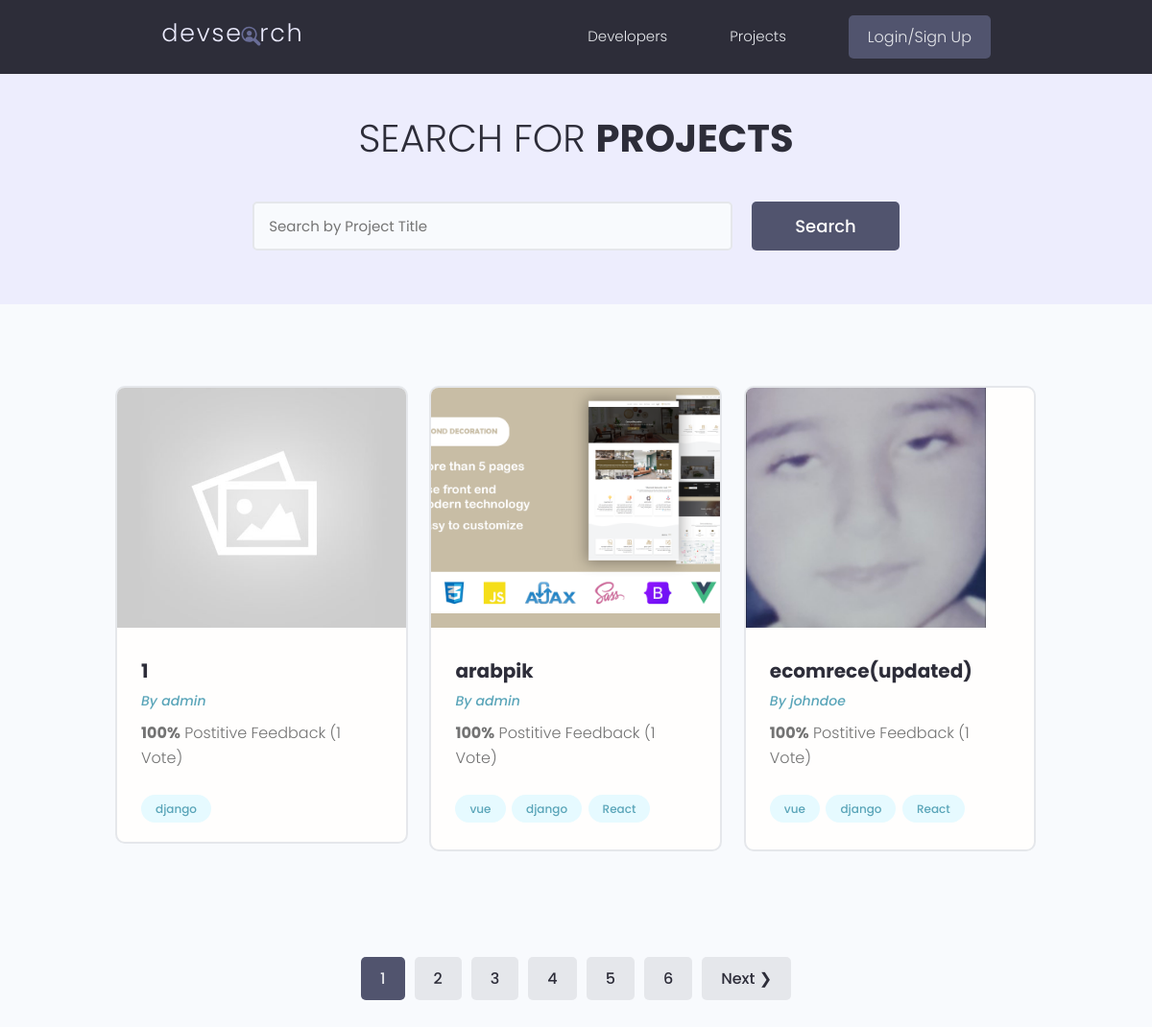
The page /projects/ on the database as committed earlier.
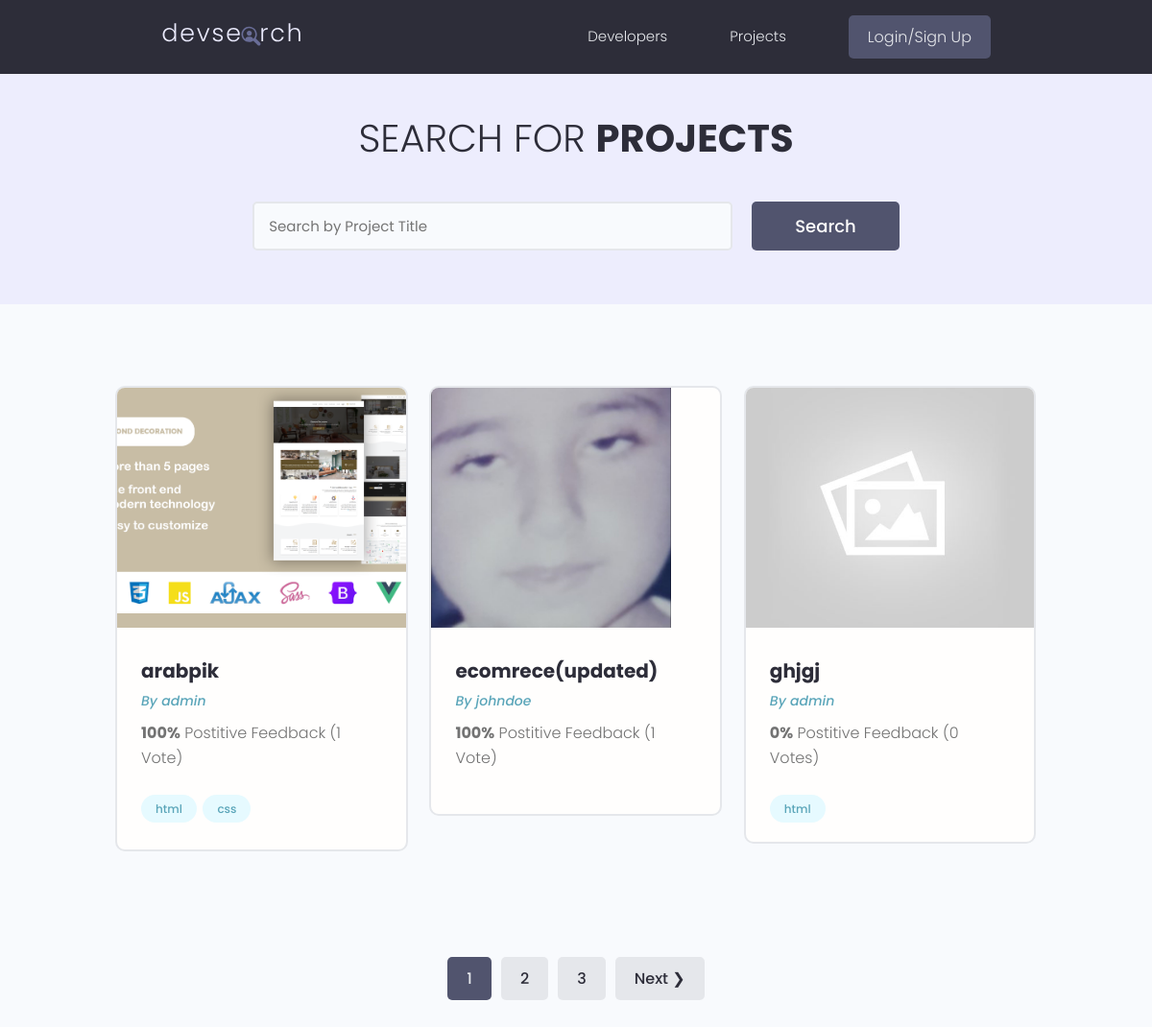
The same page on the database as committed later.
### projects/models.py (models this page shows, shortened)
class Project(models.Model):
    id = models.UUIDField(default=uuid.uuid4, unique=True, primary_key=True, editable=False)
    owner = models.ForeignKey(Profile, null=True, blank=True, on_delete=models.SET_NULL)
    title = models.CharField(max_length=2000)
    description = models.TextField(null=True, blank=True)
    image = models.ImageField(default="default.jpg")
    tags = models.ManyToManyField('Tag', blank=True)
    demo_link = models.URLField(max_length=2000, null=True, blank=True)
    source_link = models.URLField(max_length=2000, null=True, blank=True)
    vote_total = models.IntegerField(default=0, null=True, blank=True)
    vote_ratio = models.IntegerField(default=0, null=True, blank=True)
    created = models.DateTimeField(auto_now_add=True)
    class Meta:
        ordering = ["-vote_ratio", "-vote_total", "title"]

class Tag(models.Model):
    id = models.UUIDField(default=uuid.uuid4, unique=True, primary_key=True, editable=False)
    name = models.CharField(max_length=300)
    created = models.DateTimeField(auto_now_add=True)
    def __str__(self):
        return self.name

### users/models.py (models this page shows)
class Profile(models.Model):
    id = models.UUIDField(default=uuid.uuid4, unique=True,
                            primary_key=True, editable=False)
    user = models.OneToOneField(
        User, null=True, blank=True, on_delete=models.CASCADE)
    name = models.CharField(max_length=200, null=True, blank=True)
    user_name = models.CharField(max_length=200, null=True, blank=True)
    email = models.EmailField(null=True, blank=True)
    headline = models.CharField(max_length=800, null=True, blank=True)
    bio = models.TextField(null=True, blank=True)
    location = models.CharField(max_length=200, null=True, blank=True)
    profile_image = models.ImageField(
        null=True, blank=True, upload_to="profiles/", default="profiles/user-default.png")
    social_github = models.URLField(max_length=200, null=True, blank=True)
    social_twitter = models.URLField(max_length=200, null=True, blank=True)
    social_linkedin = models.URLField(max_length=200, null=True, blank=True)
    social_youtube = models.URLField(max_length=200, null=True, blank=True)
    social_website = models.URLField(max_length=200, null=True, blank=True)
    created = models.DateTimeField(auto_now_add=True)
    def __str__(self):
        return str(self.user.username)
    class Meta:
        ordering = ["created"]

### projects/views.py (the view)
# urls.py: path("projects/", views.getProjects),
def projects(request):
    search_query, projects = searchProjects(request)
    try:
        pages, projects = paginateProjects(request, search_query, projects)
    except Exception as error:
        return error.args[0]
    context = {
        "projects": projects,
        "search_query": search_query,
        "pages": pages
    }
    return render(request, 'projects/projects.html', context)

### projects/utils.py (called while the page is built)
def searchProjects(request) -> tuple[str, list]:
    search_query = ""
    if request.GET.get("search_query"):
        search_query = request.GET.get("search_query")
    tags = Tag.objects.filter(name__icontains=search_query)
    projects = Project.objects.filter(Q(title__icontains=search_query) |
                                        Q(owner__user_name__icontains=search_query) |
                                        Q(tags__in=tags)).distinct()
    return search_query, projects

### projects/templates/projects/projects.html (shortened to what this page needs)
{% extends 'main.html' %} {% block content %}
<main class="projects">
    <section class="hero-section text-center">
        <div class="container container--narrow">
            <div class="hero-section__box">
                <h2>Search for <span>Projects</span></h2>
            </div>
            <div class="hero-section__search">
                <form id="search-form" class="form" action="{% url 'projects' %}" method="get">
                    <div class="form__field">
                        <input class="input input--text" id="formInput#search" type="text" name="search_query"
                            placeholder="Search by Project Title" value="{{ search_query }}"/>
                    </div>
                    <input class="btn btn--sub btn--lg" type="submit" value="Search" />
                </form>
            </div>
        </div>
    </section>
    <section class="projectsList">
        <div class="container">
            <div class="grid grid--three">
                {% for project in projects %}
                <div class="column">
                    <div class="card project">
                        <a href="{% url 'project' project.id %}" class="project">
                            <img class="project__thumbnail" src="{{project.image.url}}" alt="project thumbnail" />
                            <div class="card__body">
                                <h3 class="project__title">{{project.title}}</h3>
                                <p><a class="project__author" href="{% url 'user-profile' project.owner.id %}">By {{project.owner}}</a></p>
                                <p class="project--rating">
                                    <span style="font-weight: bold;">{{project.vote_ratio}}%</span> Postitive
                                    Feedback ({{project.vote_total}} Vote{{project.vote_total|pluralize}})
                                </p>
                                <div class="project__tags">
                                    {% for tag in project.tags.all %}
                                    <span class="tag tag--pill tag--main">
                                        <small>{{tag}}</small>
                                    </span>
                                    {% endfor %}
                                </div>
                            </div>
                        </a>
                    </div>
                </div>
                {% endfor %}
            </div>
        </div>
    </section>
    {% include 'pagination.html' with queryset=projects pages=pages %}
</main>
{% endblock content %}

### templates/main.html (shortened to what this page needs)
{% load static %}
<!DOCTYPE html>
<html lang="en">
<head>
    <link rel="stylesheet" href="https://cdn.iconmonstr.com/1.3.0/css/iconmonstr-iconic-font.min.css" />
    <link rel="stylesheet" href="{% static 'uikit/styles/uikit.css' %}" />
    <link rel="stylesheet" href="{% static 'styles/app.css' %}" />
</head>
<body>
    {% include 'navbar.html' %}
    {% block content %} {% endblock content %}
</body>
</html>

### templates/navbar.html (shortened to what this page needs)
{% load static %}
<header class="header">
    <div class="container container--narrow">
        <a href="{% url 'profiles' %}" class="header__logo">
            <img src="{% static 'images/logo.svg' %}" alt="DevSearch Logo" />
        </a>
        <nav class="header__nav">
            <ul class="header__menu">
                <li class="header__menuItem"><a href="{% url 'profiles' %}">Developers</a></li>
                <li class="header__menuItem"><a href="{% url 'projects' %}">Projects</a></li>
                {% if request.user.is_authenticated %}
                <li class="header__menuItem"><a href="{% url 'inbox' %}">Inbox</a></li>
                <li class="header__menuItem"><a href="{% url 'account' %}">account</a></li>
                <li class="header__menuItem">
                    <a href="{% url 'logout' %}" class="btn btn--sub">Logout</a>
                </li>
                {% else %}
                <li class="header__menuItem">
                    <a href="{% url 'login' %}" class="btn btn--sub">Login/Sign Up</a>
                </li>
                {% endif %}
            </ul>
        </nav>
    </div>
</header>

### templates/pagination.html (shortened to what this page needs)
{% load static %}
{% if queryset.has_other_pages %}
<div class="pagination">
    <ul class="container">
        {% for page in pages %}
            <li><a href="?page={{page}}" data-page="{{page}}" class="btn {% if page == queryset.number %} btn--sub {% endif %}">{{page}}</a></li>
        {% endfor %}
        {% if queryset.has_next %}
            <li><a href="?page={{queryset.next_page_number}}" data-page="{{queryset.next_page_number}}" class="btn">Next &#10095;</a></li>
        {% endif %}
    </ul>
</div>
{% endif %}

### static/styles/app.css (style rules this page uses)
:root { --color-sub: #2d2d39; }
.btn--sub { background-color: var(--color-sub-light); }
.card { border: 2px solid var(--color-light); }
img { width: 100%; }
.header { position: sticky; z-index: 111; background-color: var(--color-sub); padding: 1.5rem 0; }
.header > .container { display: flex; justify-content: space-between; align-items: center; }
.header__logo > img { height: 3.8rem; }
.header__nav > ul { display: inline-flex; align-items: center; list-style: none; gap: 6.5rem; }
.header__menuItem > a { color: var(--color-light); font-weight: 300; }
.hero-section { height: 40vh; display: flex; align-items: center; background-color: var(--color-sub); }
.hero-section__box { margin-bottom: 4rem; }
.hero-section__box > h2, .hero-section__box > h2 > span { font-size: 4rem; color: var(--color-light); line-height: 1.3; text-transform: uppercase; }
.hero-section__box > h2 { font-weight: 300; }
.hero-section__box > h2 > span { font-weight: 700; }
.hero-section__search > .form { display: flex; align-items: center; justify-content: center; gap: 2rem; }
.hero-section__search > .form input.input--text { width: 50rem; }
.pagination { margin-top: 8rem; margin-bottom: 10rem; }
.pagination > ul { flex-wrap: wrap; list-style: none; display: flex; align-items: center; justify-content: center; gap: 1rem; }
.pagination .btn { color: var(--color-sub); }
.pagination .btn.btn--sub { color: var(--color-light); }
.project__author { font-size: 1.4rem; font-style: italic; }
.project--rating { margin-bottom: 1.6em; margin-top: .5em; }
.projects > .hero-section { background: var(--color-sub-lighter); height: 30vh; }
.projects .hero-section__box { margin-bottom: 2.5rem; }
.projects .hero-section__box > h2 { color: var(--color-sub); }
.projects .hero-section__box > h2 > span { font-weight: 700; color: var(--color-sub); }
.projectsList { margin-top: 8rem; }
.project__thumbnail { height: 25rem; object-fit: cover; object-position: top center; }
.project__title { font-size: 2rem; font-weight: 700; color: var(--color-sub); }

### static/uikit/styles/modules/_variables.css (style rules this page uses)
:root { --color-main: #5aa5b9; --color-main-light: #e6faff; --color-sub: #3f4156; --color-sub-light: #51546e; --color-sub-lighter: #ededfd; --color-text: #737373; --color-gray: #8b8b8b; --color-light: #e5e7eb; --color-light-gray: #767676; --color-bg: #f8fafd; --color-white: #fffefd; --color-white-light: #f3f3f3; --color-success: #359e64; --color-success-bg: #def8e8; --color-error: #fc4b0b; --color-error-bg: #fff2ee; --font-base: 'Poppins', arial, helvetica, 'Segoe UI', roboto, ubuntu, sans-serif; --font-monospace: 'Fira Code', 'Courier New', courier, monospace; --font-regular: 300; --font-medium: 500; --font-bold: 700; --generic-shadow: 1px 1px 5px #00000010; --generic-transition: all 0.3s ease-in-out; }

### static/uikit/styles/modules/_base.css (style rules this page uses)
* { margin: 0; padding: 0; box-sizing: border-box; text-rendering: optimizeLegibility; color: inherit; font-size: inherit; }
html { font-size: 50%; }
@media only screen and (min-width: 480px) { html { font-size: 56.25%; } }
@media only screen and (min-width: 1200px) { html { font-size: 62.5%; } }
body { line-height: 1.6; font-weight: 400; font-size: 1.5rem; color: var(--color-text); background-color: var(--color-bg); min-height: 100vh; }

### static/uikit/styles/modules/_typography.css (style rules this page uses)
* { font-family: var(--font-base); }
h2 { font-size: 3.6rem; font-weight: var(--font-bold); }
h3 { font-size: 3.2rem; font-weight: var(--font-medium); }
p, span, strong { font-size: 1.6rem; color: var(--color-text); font-weight: var(--font-regular); }
a { padding-bottom: 2px; text-decoration: none; display: inline-block; color: var(--color-main); font-weight: var(--font-medium); }

### static/uikit/styles/modules/_utilities.css (style rules this page uses)
.container { width: 92%; max-width: 165rem; margin: 0 auto; box-sizing: border-box; }
.container--narrow { width: 92%; max-width: 120rem; }
@media screen and (min-width: 1000px) { .container { width: 90%; } }
@media screen and (min-width: 1000px) { .container--narrow { width: 85%; } }
@media screen and (min-width: 1200px) { .container { width: 80%; } }
@media screen and (min-width: 1200px) { .container--narrow { width: 72%; } }
.text-center { text-align: center; }

### static/uikit/styles/modules/_card.css (style rules this page uses)
.card { border-radius: 1rem; background-color: var(--color-white); border: 1.5px solid var(--color-light); width: auto; height: auto; margin-top: 0.5rem; margin-bottom: 0.5rem; overflow: hidden; }
.card__body, .card__header { padding: 2rem 2.5rem; }

Rows that differ between the two databases and show on the page:
removed Project: image (placeholder picture), title "1", owner "admin", vote_ratio "100", vote_total "1"
removed Tag: name "django"
removed Tag: name "vue"
removed Tag: name "React"
added Tag: name "html"
added Tag: name "css", shown under Project "arabpik"
added Project: image (placeholder picture), title "ghjgj", owner "admin", vote_ratio "0", vote_total "0"
Other text that changed with them:
list line gone: "4"
list line gone: "5"
list line gone: "6"
